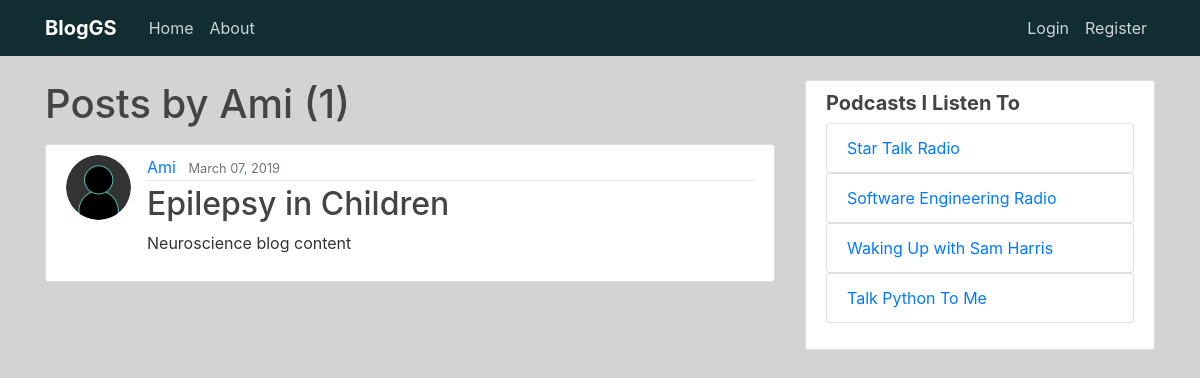
Page /user/Ami/ on the earlier database version.
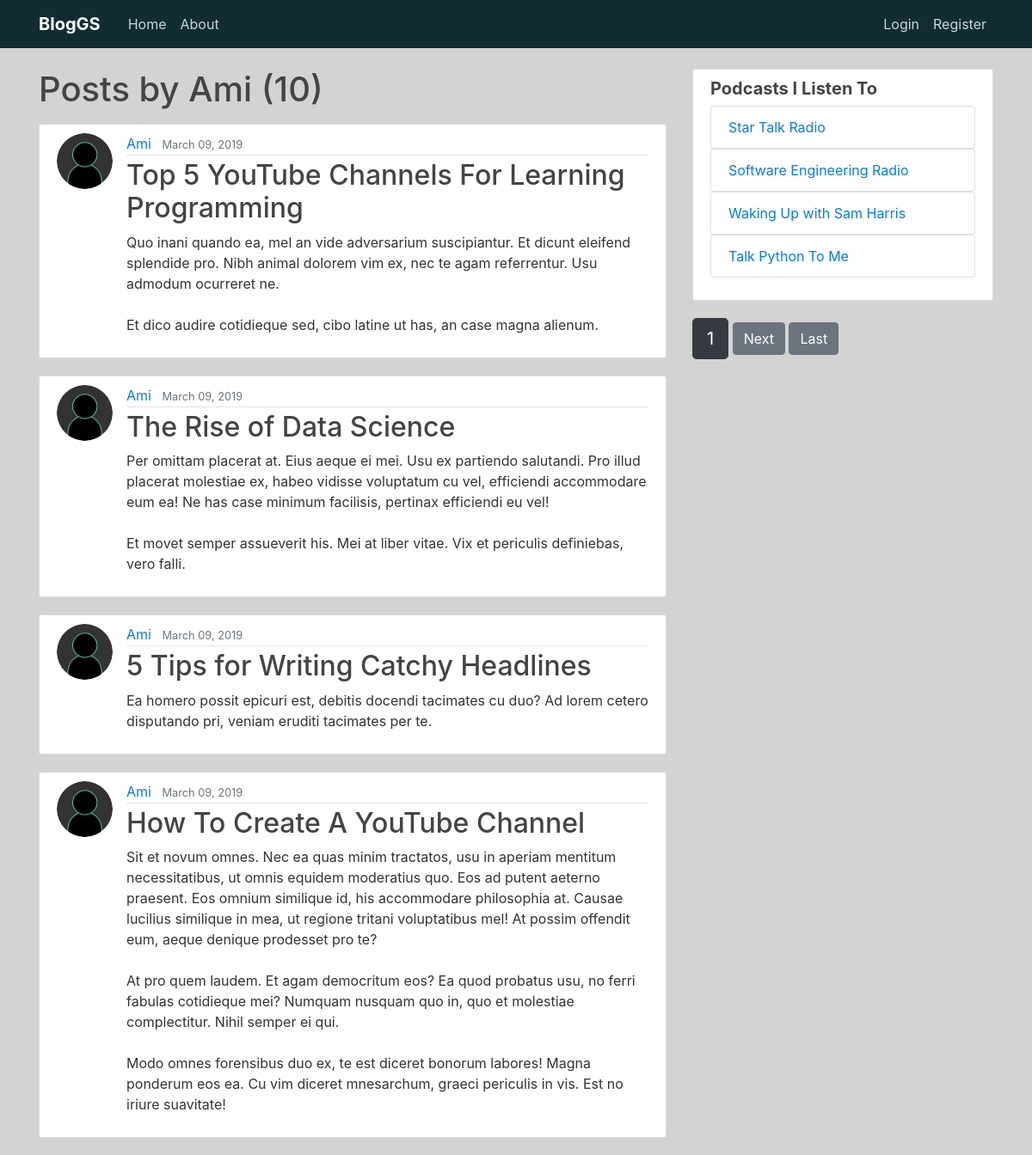
Same page on the later database version.
### blog/models.py (models this page shows, shortened)
class Post(models.Model):
    title = models.CharField(max_length=100)
    content = models.TextField()
    date_posted = models.DateTimeField(default=timezone.now)
    author = models.ForeignKey(User, on_delete=models.CASCADE)

### users/models.py (models this page shows, shortened)
class Profile(models.Model):
    user = models.OneToOneField(User, on_delete=models.CASCADE)
    image = models.ImageField(default='default.jpg', upload_to='profile_pic')

### blog/views.py (the view)
# urls.py: path('user/<str:username>/', UserPostListView.as_view(), name='user-posts'),
class UserPostListView(ListView):
    model = Post
    template_name = 'blog/user_posts.html'
    context_object_name = 'posts'
    paginate_by = 4
    def get_queryset(self):
        user = get_object_or_404(User, username=self.kwargs.get('username'))
        return Post.objects.filter(author=user).order_by('-date_posted')

### blog/templates/blog/user_posts.html
{% extends "blog/base.html" %}
{% block content %}
  <h1 class="mb-3">Posts by {{ view.kwargs.username }} ({{ page_obj.paginator.count }}) </h1>
    {% for post in posts %}
        <article class="media content-section">
          <img class="rounded-circle article-img" src="{{ post.author.profile.image.url }}">
          <div class="media-body">
            <div class="article-metadata">
              <a class="mr-2" href="{% url 'user-posts' post.author.username %}">{{ post.author }}</a>
              <small class="text-muted">{{ post.date_posted|date:"F d, Y" }}</small>
            </div>
            <h2><a class="article-title" href="{% url 'post-detail' post.id %}">{{ post.title }}</a></h2>
            <p class="article-content">{{ post.content }}</p>
          </div>
        </article>
    {% endfor %}
{% endblock content %}

### blog/templates/blog/base.html (shortened to what this page needs)
{% load static %}
<!DOCTYPE html>
<html lang="en">
<head>
    <link rel="stylesheet" href="https://stackpath.bootstrapcdn.com/bootstrap/4.3.1/css/bootstrap.min.css">
    <link rel="stylesheet" type="text/css" href="{% static 'blog/main.css' %}">
</head>
<body>
    <header class="site-header">
      <nav class="navbar navbar-expand-md navbar-dark bg-steel fixed-top">
        <div class="container">
          <a class="navbar-brand mr-4" style="font-weight:bold;color:white;" href="{% url 'blog-home' %}">BlogGS</a>
          <div class="collapse navbar-collapse" id="navbarToggle">
            <div class="navbar-nav mr-auto">
              <a class="nav-item nav-link" href="{% url 'blog-home' %}">Home</a>
              <a class="nav-item nav-link" href="{% url 'blog-about' %}">About</a>
            </div>
            <div class="navbar-nav">
              {% if user.is_authenticated %}
                <a class="nav-item nav-link" href="{% url 'post-create' %}">New Post</a>
                <a class="nav-item nav-link" href="{% url 'profile' %}">Profile</a>
                <a class="nav-item nav-link" href="{% url 'logout' %}">Logout</a>
              {% else %}
                <a class="nav-item nav-link" href="{% url 'login' %}">Login</a>
                <a class="nav-item nav-link" href="{% url 'register' %}">Register</a>
              {% endif %}
            </div>
          </div>
        </div>
      </nav>
    </header>
    <main role="main" class="container">
      <div class="row">
        <div class="col-md-8">
          {% block content %}{% endblock %}
        </div>
        <div class="col-md-4">
          <div class="content-section">
            <h5 style="font-weight:bold;">Podcasts I Listen To</h5>
                <a href="https://www.startalkradio.net/" target="_blank"><li class="list-group-item list-group-item">Star Talk Radio</li></a>
                <a href="http://www.se-radio.net/" target="_blank"><li class="list-group-item list-group-item">Software Engineering Radio</li></a>
                <a href="https://samharris.org/podcast/" target="_blank"><li class="list-group-item list-group-item">Waking Up with Sam Harris</li></a>
                <a href="https://talkpython.fm/" target="_blank"><li class="list-group-item list-group-item">Talk Python To Me</li></a>
          </div>
          {% if is_paginated %}
            {% for num in page_obj.paginator.page_range %}
              {% if page_obj.number == num %}
                <a class ="btn btn-dark btn-lg mb-4" href="?page={{ num }}">{{ num }}</a>
              {% endif %}
            {% endfor %}
            {% if page_obj.has_next %}
              <a class ="btn btn-secondary mb-4" href="?page={{ page_obj.next_page_number }}">Next</a>
              <a class ="btn btn-secondary mb-4" href="?page={{page_obj.paginator.num_pages }}">Last</a>
            {% endif %}
          {% endif %}
        </div>
      </div>
    </main>
</body>
</html>

### blog/static/blog/main.css (style rules this page uses)
body { background: #D3D3D3; color: #333333; margin-top: 5rem; }
h1, h2, h3, h4, h5, h6 { color: #444444; }
.bg-steel { background-color: #112D32; }
.site-header .navbar-nav .nav-link { color: #cbd5db; }
.content-section { background: #ffffff; padding: 10px 20px; border: 1px solid #dddddd; border-radius: 3px; margin-bottom: 20px; }
.article-title { color: #444444; }
.article-content { white-space: pre-line; }
.article-img { height: 65px; width: 65px; margin-right: 16px; }
.article-metadata { padding-bottom: 1px; margin-bottom: 4px; border-bottom: 1px solid #e3e3e3 }

Differences in the rows shown:
no longer on this page (row edited): Post: author.profile.image (placeholder picture), author "Ami", date_posted "March 07, 2019", title "Epilepsy in Children", content "Neuroscience blog content"
added Post: author.profile.image (placeholder picture), author "Ami", date_posted "March 09, 2019", title "Top 5 YouTube Channels For Learning Programming", content "Quo inani quando ea, mel an vide adversarium suscipiantur. Et dicunt eleifend splendide pro. Nibh animal dolorem vim ex, nec te agam referrentur. Usu admodum ocurreret ne. Et dico audire cotidieque sed, cibo latine ut has, an case magna alienum."
added Post: author.profile.image (placeholder picture), author "Ami", date_posted "March 09, 2019", title "The Rise of Data Science", content "Per omittam placerat at. Eius aeque ei mei. Usu ex partiendo salutandi. Pro illud placerat molestiae ex, habeo vidisse voluptatum cu vel, efficiendi accommodare eum ea! Ne has case minimum facilisis, pertinax efficiendi eu vel! Et movet semper assueverit his. Mei at liber vitae. Vix et periculis definiebas, vero falli."
added Post: author.profile.image (placeholder picture), author "Ami", date_posted "March 09, 2019", title "5 Tips for Writing Catchy Headlines", content "Ea homero possit epicuri est, debitis docendi tacimates cu duo? Ad lorem cetero disputando pri, veniam eruditi tacimates per te."
added Post: author.profile.image (placeholder picture), author "Ami", date_posted "March 09, 2019", title "How To Create A YouTube Channel", content "Sit et novum omnes. Nec ea quas minim tractatos, usu in aperiam mentitum necessitatibus, ut omnis equidem moderatius quo. Eos ad putent aeterno praesent. Eos omnium similique id, his accommodare philosophia at. Causae lucilius similique in mea, ut regione tritani voluptatibus mel! At possim offendit eum, aeque denique prodesset pro te? At pro quem laudem. Et agam democritum eos? Ea quod probatus usu, no ferri fabulas cotidieque mei? Numquam nusquam quo in, quo et molestiae complectitur. Nihil semper ei qui. Modo omnes forensibus duo ex, te est diceret bonorum labores! Magna ponderum eos ea. Cu vim diceret mnesarchum, graeci periculis in vis. Est no iriure suavitate!"
Other differences:
{{ page_obj.paginator.count }}: "1" → "10"
new list line: "1"
text now shown: "Next Last"
